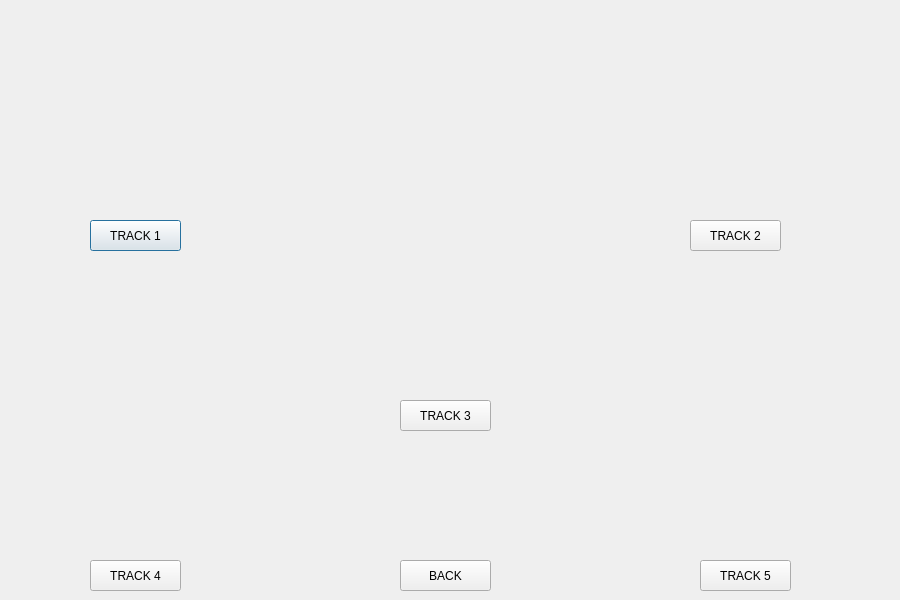
<?xml version="1.0" encoding="UTF-8"?>
<ui version="4.0">
 <class>Dialog3</class>
 <widget class="QDialog" name="Dialog3">
  <property name="geometry">
   <rect>
    <x>0</x>
    <y>0</y>
    <width>900</width>
    <height>600</height>
   </rect>
  </property>
  <property name="windowTitle">
   <string>Dialog</string>
  </property>
  <widget class="QPushButton" name="pushButton">
   <property name="geometry">
    <rect>
     <x>90</x>
     <y>220</y>
     <width>91</width>
     <height>31</height>
    </rect>
   </property>
   <property name="text">
    <string>TRACK 1</string>
   </property>
  </widget>
  <widget class="QPushButton" name="pushButton_2">
   <property name="geometry">
    <rect>
     <x>690</x>
     <y>220</y>
     <width>91</width>
     <height>31</height>
    </rect>
   </property>
   <property name="text">
    <string>TRACK 2</string>
   </property>
  </widget>
  <widget class="QPushButton" name="pushButton_3">
   <property name="geometry">
    <rect>
     <x>400</x>
     <y>400</y>
     <width>91</width>
     <height>31</height>
    </rect>
   </property>
   <property name="text">
    <string>TRACK 3</string>
   </property>
  </widget>
  <widget class="QPushButton" name="pushButton_4">
   <property name="geometry">
    <rect>
     <x>90</x>
     <y>560</y>
     <width>91</width>
     <height>31</height>
    </rect>
   </property>
   <property name="text">
    <string>TRACK 4</string>
   </property>
  </widget>
  <widget class="QPushButton" name="pushButton_5">
   <property name="geometry">
    <rect>
     <x>700</x>
     <y>560</y>
     <width>91</width>
     <height>31</height>
    </rect>
   </property>
   <property name="text">
    <string>TRACK 5</string>
   </property>
  </widget>
  <widget class="QPushButton" name="pushButton_6">
   <property name="geometry">
    <rect>
     <x>400</x>
     <y>560</y>
     <width>91</width>
     <height>31</height>
    </rect>
   </property>
   <property name="text">
    <string>BACK</string>
   </property>
  </widget>
  <widget class="QLabel" name="label">
   <property name="geometry">
    <rect>
     <x>10</x>
     <y>30</y>
     <width>281</width>
     <height>171</height>
    </rect>
   </property>
   <property name="text">
    <string/>
   </property>
   <property name="pixmap">
    <pixmap resource="home_image.qrc">:/pics/track5_image.jpg</pixmap>
   </property>
   <property name="scaledContents">
    <bool>true</bool>
   </property>
  </widget>
  <widget class="QLabel" name="label_2">
   <property name="geometry">
    <rect>
     <x>600</x>
     <y>30</y>
     <width>281</width>
     <height>171</height>
    </rect>
   </property>
   <property name="text">
    <string/>
   </property>
   <property name="pixmap">
    <pixmap resource="home_image.qrc">:/pics/track6_image.jpg</pixmap>
   </property>
   <property name="scaledContents">
    <bool>true</bool>
   </property>
  </widget>
  <widget class="QLabel" name="label_3">
   <property name="geometry">
    <rect>
     <x>300</x>
     <y>200</y>
     <width>301</width>
     <height>181</height>
    </rect>
   </property>
   <property name="text">
    <string/>
   </property>
   <property name="pixmap">
    <pixmap resource="home_image.qrc">:/pics/track7_image.jpg</pixmap>
   </property>
   <property name="scaledContents">
    <bool>true</bool>
   </property>
  </widget>
  <widget class="QLabel" name="label_4">
   <property name="geometry">
    <rect>
     <x>0</x>
     <y>380</y>
     <width>301</width>
     <height>171</height>
    </rect>
   </property>
   <property name="acceptDrops">
    <bool>false</bool>
   </property>
   <property name="text">
    <string/>
   </property>
   <property name="pixmap">
    <pixmap resource="home_image.qrc">:/pics/track8_image.jpg</pixmap>
   </property>
   <property name="scaledContents">
    <bool>true</bool>
   </property>
  </widget>
  <widget class="QLabel" name="label_5">
   <property name="geometry">
    <rect>
     <x>600</x>
     <y>380</y>
     <width>281</width>
     <height>171</height>
    </rect>
   </property>
   <property name="text">
    <string/>
   </property>
   <property name="pixmap">
    <pixmap resource="home_image.qrc">:/pics/track9_image.jpg</pixmap>
   </property>
   <property name="scaledContents">
    <bool>true</bool>
   </property>
  </widget>
  <widget class="QLabel" name="label_6">
   <property name="geometry">
    <rect>
     <x>-90</x>
     <y>-50</y>
     <width>991</width>
     <height>651</height>
    </rect>
   </property>
   <property name="text">
    <string/>
   </property>
   <property name="pixmap">
    <pixmap resource="home_image.qrc">:/pics/sky.jpg</pixmap>
   </property>
   <property name="scaledContents">
    <bool>true</bool>
   </property>
  </widget>
  <zorder>label_6</zorder>
  <zorder>pushButton</zorder>
  <zorder>pushButton_2</zorder>
  <zorder>pushButton_3</zorder>
  <zorder>pushButton_4</zorder>
  <zorder>pushButton_5</zorder>
  <zorder>pushButton_6</zorder>
  <zorder>label</zorder>
  <zorder>label_2</zorder>
  <zorder>label_3</zorder>
  <zorder>label_4</zorder>
  <zorder>label_5</zorder>
 </widget>
 <resources>
  <include location="home_image.qrc"/>
 </resources>
 <connections/>
</ui>
